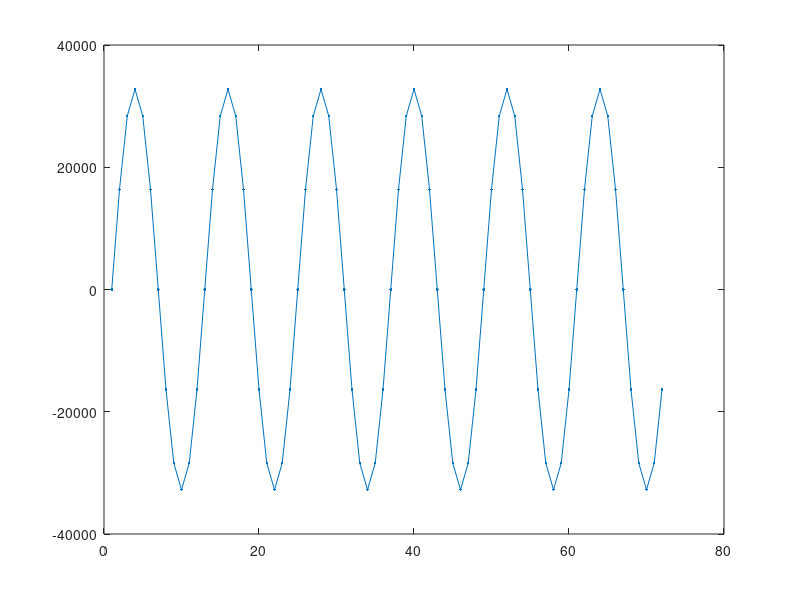

This figure's MATLAB source:
function junk()
m=[0 0 0
  1 0.523599 16383
  2 1.0472 28377
  3 1.5708 32767
  4 2.0944 28377
  5 2.61799 16384
  6 3.14159 0
  7 3.66519 -16384
  8 4.18879 -28377
  9 4.71239 -32767
  10 5.23599 -28377
  11 5.75959 -16383
  12 6.28319 0
  13 6.80678 16383
  14 7.33038 28377
  15 7.85398 32767
  16 8.37758 28377
  17 8.90118 16383
  18 9.42478 0
  19 9.94838 -16383
  20 10.472 -28377
  21 10.9956 -32767
  22 11.5192 -28377
  23 12.0428 -16383
  24 12.5664 0
  25 13.09 16383
  26 13.6136 28377
  27 14.1372 32767
  28 14.6608 28377
  29 15.1844 16384
  30 15.708 0
  31 16.2316 -16383
  32 16.7552 -28377
  33 17.2788 -32767
  34 17.8024 -28377
  35 18.326 -16384];
plot(1:(36*2),repmat(m(:,3),2,1),'.-');
end
